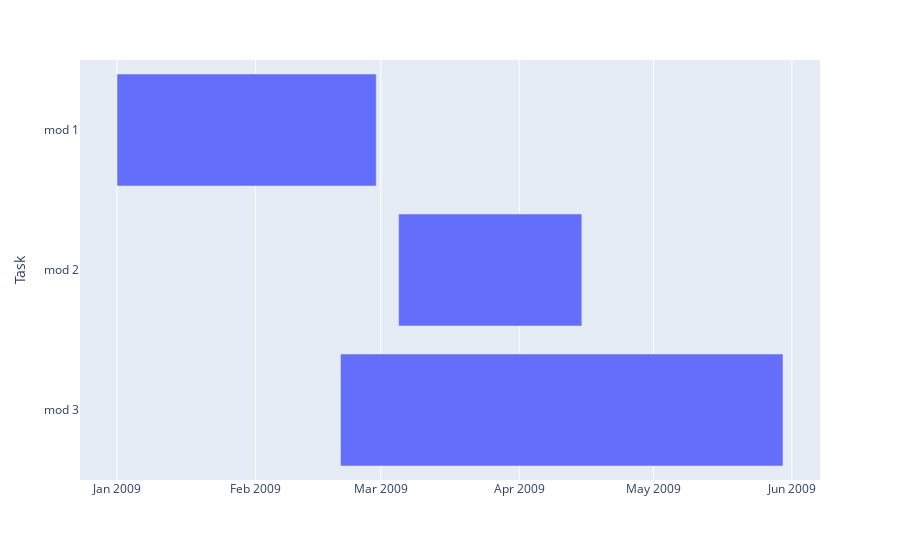

The notebook cell saved with this chart:
### Code cell
import plotly.express as px
import pandas as pd

df = pd.DataFrame([
    dict(Task="mod 1", Start='2009-01-01', Finish='2009-02-28', description = "one"),
    dict(Task="mod 2", Start='2009-03-05', Finish='2009-04-15', description = "two"),
    dict(Task="mod 3", Start='2009-02-20', Finish='2009-05-30', description = "three")
])

fig = px.timeline(df, x_start="Start", x_end="Finish", y="Task", hover_data=["description"])
fig.update_yaxes(autorange="reversed") # otherwise tasks are listed from the bottom up
fig.show()

### Figure 1 — Plotly figure (JSON) as saved in the notebook; plotly's stock layout.template omitted (floating-point values rounded to 4 significant figures)
{"data": [{"alignmentgroup": "True", "base": ["2009-01-01", "2009-03-05", "2009-02-20"], "customdata": [["one"], ["two"], ["three"]], "hovertemplate": "Start=%{base}<br>Finish=%{x}<br>Task=%{y}<br>description=%{customdata[0]}<extra></extra>", "legendgroup": "", "marker": {"color": "#636efa", "pattern": {"shape": ""}}, "name": "", "offsetgroup": "", "orientation": "h", "showlegend": false, "textposition": "auto", "type": "bar", "x": [5011200000, 3542400000, 8553600000], "xaxis": "x", "y": ["mod 1", "mod 2", "mod 3"], "yaxis": "y"}], "layout": {"barmode": "overlay", "legend": {"tracegroupgap": 0}, "margin": {"t": 60}, "xaxis": {"anchor": "y", "domain": [0, 1], "type": "date"}, "yaxis": {"anchor": "x", "autorange": "reversed", "domain": [0, 1], "title": {"text": "Task"}}}}
